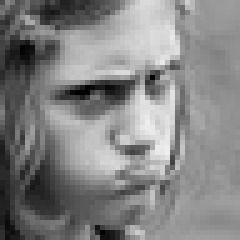
#> input picture data/raw/fer2013/test/angry/PrivateTest_76550689.jpg, 48 x 48 px, found by its file name (shown 5 times larger); its folder holds only this picture in this run
$ jupyter execute --allow-errors EDA.ipynb   (older library calls are emulated)
#> lines starting #> are read from the running program, lines starting #| are printed output that depends on the picture
#> further down, img is the input picture: shape (48, 48); min 0, max 238, mean 131.6
#> pass 2 of the loop `for idx, emotion in enumerate(SELECTED_CLASSES):`:
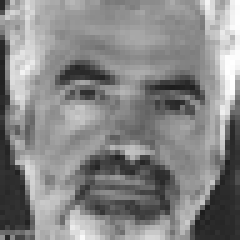
#> input picture data/raw/fer2013/test/happy/PublicTest_12595220.jpg, 48 x 48 px, found by its file name (shown 5 times larger)
#> img is the input picture: shape (48, 48); min 29, max 255, mean 134
#> pass 2 of the loop `for emotion in SELECTED_CLASSES:`:
# Exploratory Data Analysis (EDA) - FER-2013 Emotion Dataset

## Setup and Data Loading

[cell 1]
import os, json, glob, textwrap, hashlib, random
from pathlib import Path
import numpy as np
import pandas as pd
import matplotlib.pyplot as plt
from PIL import Image, ImageOps
#import imagehash
import cv2
from tqdm import tqdm
import seaborn as sns

# Configuration
BASE_DIR = Path("../../data/raw/fer2013")
TRAIN_DIR = BASE_DIR / "train"
TEST_DIR = BASE_DIR / "test"
SELECTED_CLASSES = ["angry", "happy", "sad", "surprise", "neutral"]
DROPPED_CLASSES = ["fear", "disgust"]

# --- EDA / MobileNet settings
IMG_SIZE   = 224
CHANNELS   = 3
ARTIFACTS  = Path("./artifacts/eda")
ARTIFACTS.mkdir(parents=True, exist_ok=True)

LABEL2ID = {c:i for i,c in enumerate(SELECTED_CLASSES)}
ID2LABEL = {i:c for c,i in LABEL2ID.items()}

print("Config OK:", {
    "BASE_DIR": str(BASE_DIR),
    "SELECTED_CLASSES": SELECTED_CLASSES,
    "IMG_SIZE": IMG_SIZE,
    "CHANNELS": CHANNELS
})

## Dataset Summary

[cell 2]
def count_images(directory):
    counts = {}
    for emotion in os.listdir(directory):
        emotion_path = os.path.join(directory, emotion)
        if os.path.isdir(emotion_path):
            counts[emotion] = len(os.listdir(emotion_path))
    return counts

#> (the rest of this cell did not finish here and is left out)

## Class Distribution Visualization

[cell 3]
# Class Distribution Visualization (Train vs Test)
fig, axes = plt.subplots(1, 2, figsize=(14, 5))
sns.set(style="whitegrid", palette="pastel")

# Training Set
#> (the rest of this cell did not finish here and is left out)

## Pixel Intensity Analysis

[cell 4]
fig, axes = plt.subplots(1, len(SELECTED_CLASSES), figsize=(20, 4), sharey=True)
#> (the rest of this cell did not finish here and is left out)

## Image- Level Statistics

[cell 5]
means = []
stds = []
labels = []

#> (the rest of this cell did not finish here and is left out)

## Helpers

[cell 6]
def list_images(split_dir: Path, split_name: str):
#> called with split_name = 'train'
    rows = []
    if not split_dir.exists():
        return pd.DataFrame(columns=["split","label","path"])
    for cls in sorted(os.listdir(split_dir)):
        cdir = split_dir / cls
        if not cdir.is_dir():
            continue
        for fp in glob.glob(str(cdir / "*")):
            if fp.lower().endswith((".png",".jpg",".jpeg",".bmp")):
                rows.append((split_name, cls, fp))
#> pass 2 of the loop in list_images, `for cls in sorted(os.listdir(split_dir)):`:
    return pd.DataFrame(rows, columns=["split", "label", "path"])

def is_readable_gray(path: str) -> bool:
    try:
        img = Image.open(path).convert("L")
        img.verify()
        return True
    except Exception:
        return False

def to_rgb_resized_numpy(path: str, size: int = IMG_SIZE):
    im = Image.open(path).convert("L")
    im_rgb = ImageOps.grayscale(im).convert("RGB")  # replicate L->RGB
    im_rgb = im_rgb.resize((size, size), resample=Image.BICUBIC)
    return np.asarray(im_rgb)

def variance_of_laplacian_gray(path: str):
    if not HAS_CV2:
        return np.nan
    im = cv2.imread(path, cv2.IMREAD_GRAYSCALE)
    if im is None:
        return np.nan
    return cv2.Laplacian(im, cv2.CV_64F).var()

## Scan dataset, keep only selected classes, drop unreadable

[cell 7]
df_train = list_images(TRAIN_DIR, "train")
df_test  = list_images(TEST_DIR,  "test")

df = pd.concat([df_train, df_test], ignore_index=True)

print("Raw counts (all labels found):")
display(df.groupby(["split","label"]).size().unstack(fill_value=0))

found_dropped = sorted(set(df["label"]) & set(DROPPED_CLASSES))
if found_dropped:
    print("Note: images exist for DROPPED classes:", found_dropped)

df = df[df["label"].isin(SELECTED_CLASSES)].reset_index(drop=True)

bad = []
for p in tqdm(df["path"], desc="Verifying images"):
    if not is_readable_gray(p):
        bad.append(p)
#> pass 2 of the loop `for p in tqdm(df["path"], desc="Verifying images"):`:
if bad:
    pd.Series(bad).to_csv(ARTIFACTS/"unreadable_files.csv", index=False, header=False)
    print(f"Unreadable images removed: {len(bad)} (saved to unreadable_files.csv)")
df = df[~df["path"].isin(bad)].reset_index(drop=True)

print("Filtered counts (selected classes only):")
display(df.groupby(["split","label"]).size().unstack(fill_value=0))

#> (the rest of this cell did not finish here and is left out)

## Per-split distributions (tables + bars)

[cell 8]
def plot_counts(df_in, title_prefix, out_prefix):
    counts = (df_in.groupby(["split","label"])
                    .size()
                    .reset_index(name="count"))
    pivot = counts.pivot(index="label", columns="split", values="count").fillna(0).astype(int)
    pivot["total"] = pivot.sum(axis=1)
    pivot.loc["__TOTAL__", :] = pivot.sum(axis=0)

    display(pivot)
    pivot.to_csv(ARTIFACTS/f"{out_prefix}_counts.csv")

    for sp in sorted(df_in["split"].unique()):
        sub = counts[counts["split"]==sp]
        plt.figure(figsize=(6.5,4))
        plt.title(f"{title_prefix} — {sp}")
        plt.bar(sub["label"], sub["count"])
        plt.xticks(rotation=20)
        plt.ylabel("images")
        plt.tight_layout()
        plt.savefig(ARTIFACTS/f"{out_prefix}_bar_{sp}.png", dpi=160)
        plt.show()

#> (the rest of this cell did not finish here and is left out)

[cell 9]
train_names = set(Path(p).name for p in df[df["split"]=="train"]["path"])
test_names  = set(Path(p).name for p in df[df["split"]=="test"]["path"])
overlap = sorted(train_names & test_names)
print(f"Filename overlaps between train and test: {len(overlap)}")
if overlap:
    pd.Series(overlap).to_csv(ARTIFACTS/"filename_overlap_train_test.csv", index=False, header=False)

## Sample Images

[cell 10]
SAMPLES_PER_CLASS = 6
random.seed(7)

grid = []
grid_labels = []
for cls in SELECTED_CLASSES:
    paths = df[(df["split"]=="train") & (df["label"]==cls)]["path"].tolist()
    if not paths:
        paths = df[df["label"]==cls]["path"].tolist()
    paths = random.sample(paths, min(SAMPLES_PER_CLASS, len(paths)))
    for p in paths:
        img = to_rgb_resized_numpy(p, IMG_SIZE)
#> in to_rgb_resized_numpy, `im_rgb = im_rgb.resize((size, size), resample=Image.BICUBIC)`:
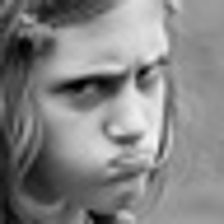
#> im_rgb: PIL image 224x224 RGB; min 0, max 246, mean 131.6
        grid.append(img); grid_labels.append(cls)
#> pass 2 of the loop `for cls in SELECTED_CLASSES:`:
#> in to_rgb_resized_numpy (call 2), `im_rgb = im_rgb.resize((size, size), resample=Image.BICUBIC)`:
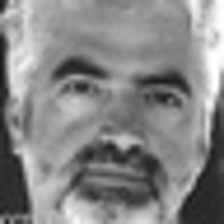
#> im_rgb: PIL image 224x224 RGB; min 22, max 255, mean 134

if grid:
    rows = len(SELECTED_CLASSES)
    cols = SAMPLES_PER_CLASS
    plt.figure(figsize=(1.7*cols, 1.7*rows))
    for i, img in enumerate(grid[:rows*cols]):
        ax = plt.subplot(rows, cols, i+1)
        ax.imshow(img)
        ax.set_xticks([]); ax.set_yticks([])
        if i % cols == 0:
            ax.set_ylabel(grid_labels[i], rotation=0, labelpad=28, va='center')
    plt.suptitle(f"Transform preview: grayscale→RGB replicate, resize to {IMG_SIZE}×{IMG_SIZE}")
    plt.tight_layout()
    plt.savefig(ARTIFACTS/"transform_preview.png", dpi=180)
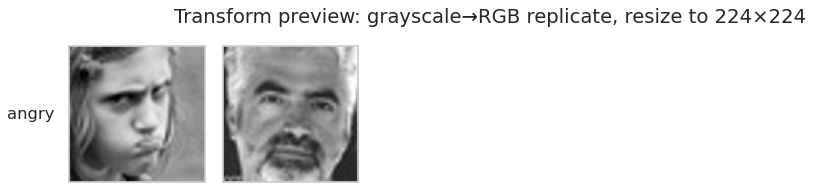
#> figure drawn by matplotlib, 2 panels
    plt.show()

## Pixel histograms

[cell 11]
sub = df[df["split"]=="train"] if "train" in df["split"].unique() else df
hist_data = {c:[] for c in SELECTED_CLASSES}

for cls in SELECTED_CLASSES:
    paths = sub[sub["label"]==cls]["path"].tolist()
    for p in random.sample(paths, min(150, len(paths))):
        im = Image.open(p).convert("L")
        hist_data[cls].append(np.asarray(im).ravel())
#> pass 2 of the loop `for cls in SELECTED_CLASSES:`:

plt.figure(figsize=(10,6))
for cls, arrs in hist_data.items():
    if not arrs:
        continue
    vals = np.concatenate(arrs)
    plt.hist(vals, bins=32, alpha=0.5, label=cls, density=True)
plt.legend()
plt.title("Grayscale intensity distributions (train sample)")
plt.xlabel("Pixel value [0..255]")
plt.ylabel("Density")
plt.tight_layout()
plt.savefig(ARTIFACTS/"gray_histograms.png", dpi=180)
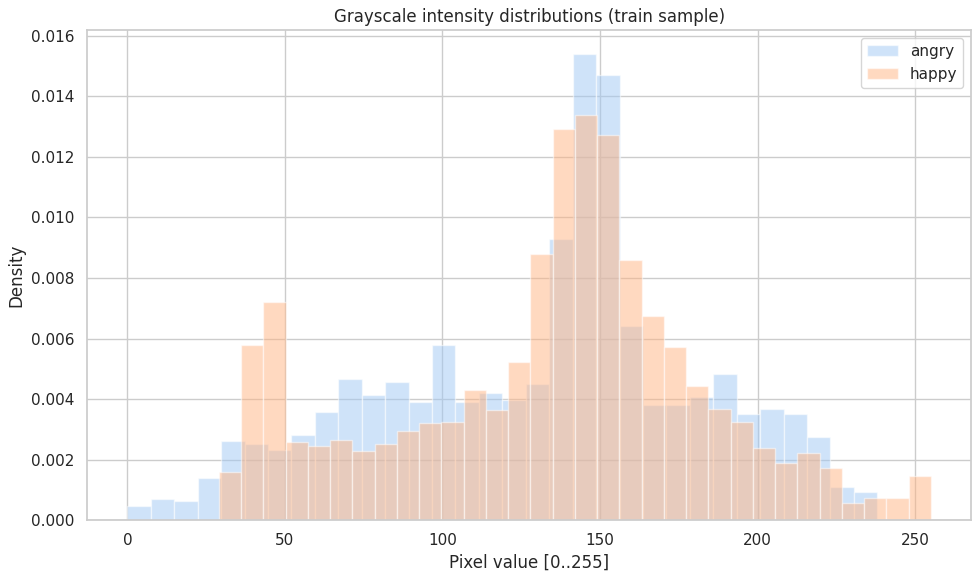
#> figure drawn by matplotlib, 1 panel; tallest bar 0.0154 high, from x = 141.3 to 148.8; tallest bar 0.0134 high, from x = 142 to 149.1
plt.show()
